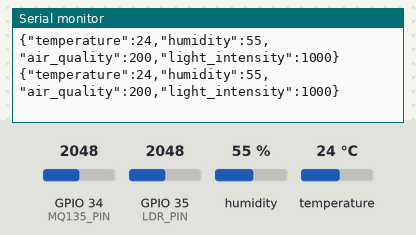
Bench run of a sketch on a simulated ESP32. Shown: the last lines printed to the serial monitor. The inputs (shaded band) are chosen by the test bench; at power-on: humidity 55 %, GPIO 34 (MQ135_PIN) = 2048, GPIO 35 (LDR_PIN) = 2048, temperature 24 °C.

Above: at 2.8 s.
2.9 s: humidity set to 22 %
At 5.3 s:
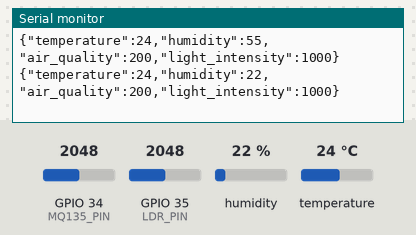
5.6 s: GPIO 34 (MQ135_PIN) set to 2866
At 6.7 s:
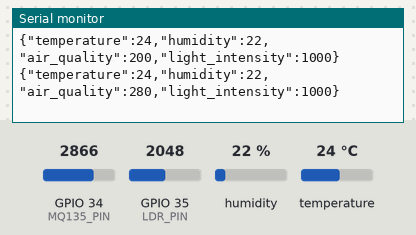
8.3 s: GPIO 35 (LDR_PIN) set to 2866
At 10.8 s:
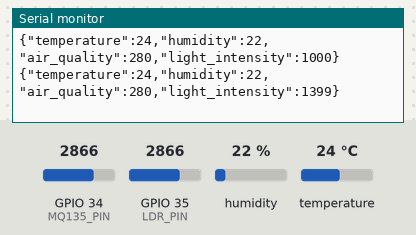
11.0 s: temperature set to 12 °C
At 12.7 s:
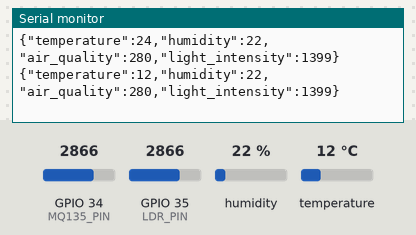
13.7 s: GPIO 34 (MQ135_PIN) set to 3972
At 15.1 s:
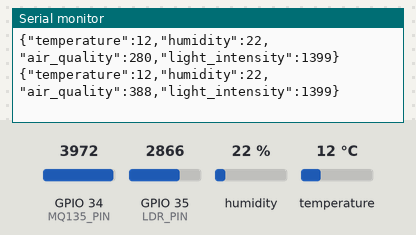
16.4 s: GPIO 35 (LDR_PIN) set to 3972
At 18.8 s:
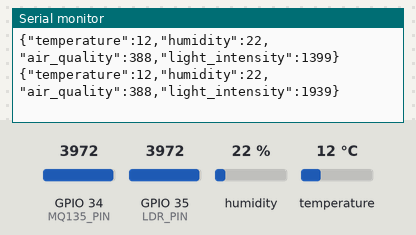
Timing chart, 0 to 20.1 s (numbered marks = the images above; inputs shaded):
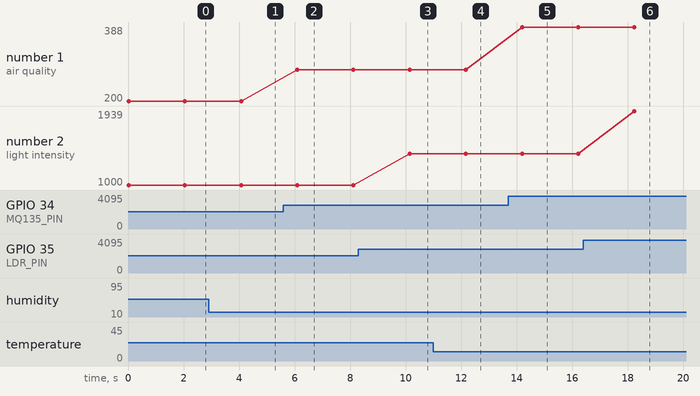

The sketch:

demo.ino
```cpp
#include <ArduinoJson.h>
#include <DHT.h>

#define DHTPIN 4        // DHT11 sensor pin
#define DHTTYPE DHT11   // Define sensor type
DHT dht(DHTPIN, DHTTYPE);

#define MQ135_PIN 34    // Air quality sensor pin
#define LDR_PIN 35      // Light intensity sensor pin

void setup() {
    Serial.begin(115200);
    dht.begin();
}

void loop() {
    float temperature = dht.readTemperature();
    float humidity = dht.readHumidity();
    int air_quality = analogRead(MQ135_PIN);
    int light_intensity = analogRead(LDR_PIN);

    // Scale air quality (0-1023) to percentage
    float air_quality_scaled = map(air_quality, 0, 1023, 0, 100);

    // Scale light intensity (0-4095) to realistic values
    float light_intensity_scaled = map(light_intensity, 0, 4095, 0, 2000);

    // Create JSON object
    StaticJsonDocument<200> doc;
    doc["temperature"] = temperature;
    doc["humidity"] = humidity;
    doc["air_quality"] = air_quality_scaled;
    doc["light_intensity"] = light_intensity_scaled;

    // Serialize JSON and send over Serial
    String jsonData;
    serializeJson(doc, jsonData);
    Serial.println(jsonData);

    delay(2000); // Send data every 2 seconds
}
```

Measured:
- after the input at 2.9 s, the serial monitor: prints a new line after 1.2 s (image 1)
- after the input at 5.6 s, the serial monitor: prints a new line after 0.50 s (image 2)
- after the input at 8.3 s, the serial monitor: prints a new line after 1.8 s (image 3)
- after the input at 11.0 s, the serial monitor: prints a new line after 1.2 s (image 4)
- after the input at 13.7 s, the serial monitor: prints a new line after 0.49 s (image 5)
- after the input at 16.4 s, the serial monitor: prints a new line after 1.8 s (image 6)
- plotted number 1: 200 → 280 after the input at 5.6 s, 280 → 388 after the input at 13.7 s
- plotted number 2: 1000 → 1399 after the input at 8.3 s, 1399 → 1939 after the input at 16.4 s
